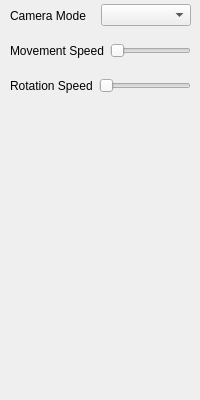
<?xml version="1.0" encoding="UTF-8"?>
<ui version="4.0">
 <class>CameraControlWidget</class>
 <widget class="QWidget" name="CameraControlWidget">
  <property name="geometry">
   <rect>
    <x>0</x>
    <y>0</y>
    <width>200</width>
    <height>400</height>
   </rect>
  </property>
  <property name="windowTitle">
   <string>Form</string>
  </property>
  <widget class="QWidget" name="horizontalLayoutWidget">
   <property name="geometry">
    <rect>
     <x>0</x>
     <y>0</y>
     <width>201</width>
     <height>31</height>
    </rect>
   </property>
   <layout class="QHBoxLayout" name="horizontalLayout">
    <property name="spacing">
     <number>0</number>
    </property>
    <property name="leftMargin">
     <number>10</number>
    </property>
    <property name="rightMargin">
     <number>10</number>
    </property>
    <item>
     <widget class="QLabel" name="label">
      <property name="text">
       <string>Camera Mode</string>
      </property>
     </widget>
    </item>
    <item>
     <widget class="QComboBox" name="comboBox">
      <property name="enabled">
       <bool>true</bool>
      </property>
      <property name="editable">
       <bool>false</bool>
      </property>
     </widget>
    </item>
   </layout>
  </widget>
  <widget class="QWidget" name="">
   <property name="geometry">
    <rect>
     <x>10</x>
     <y>40</y>
     <width>181</width>
     <height>21</height>
    </rect>
   </property>
   <layout class="QHBoxLayout" name="horizontalLayout_2">
    <item>
     <widget class="QLabel" name="label_2">
      <property name="text">
       <string>Movement Speed</string>
      </property>
     </widget>
    </item>
    <item>
     <widget class="QSlider" name="MovementSpeedSlider">
      <property name="orientation">
       <enum>Qt::Orientation::Horizontal</enum>
      </property>
     </widget>
    </item>
   </layout>
  </widget>
  <widget class="QWidget" name="">
   <property name="geometry">
    <rect>
     <x>10</x>
     <y>70</y>
     <width>181</width>
     <height>31</height>
    </rect>
   </property>
   <layout class="QHBoxLayout" name="horizontalLayout_3">
    <item>
     <widget class="QLabel" name="label_3">
      <property name="text">
       <string>Rotation Speed</string>
      </property>
     </widget>
    </item>
    <item>
     <widget class="QSlider" name="RotationSpeedSlider">
      <property name="orientation">
       <enum>Qt::Orientation::Horizontal</enum>
      </property>
     </widget>
    </item>
   </layout>
  </widget>
 </widget>
 <resources/>
 <connections/>
</ui>
